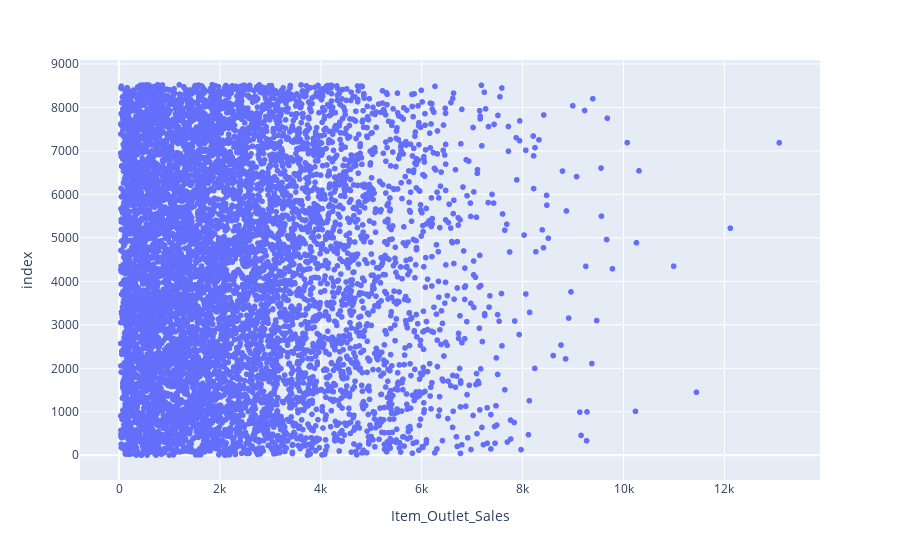

Here is the notebook cell this chart was saved with:
### Markdown cell above
### Analyse du fond

### Code cell
# visualisation de la target ou la variable cible
px.scatter(df, "Item_Outlet_Sales")

### Figure 1 — Plotly figure (JSON) as saved in the notebook; plotly's stock layout.template omitted (floating-point values rounded to 4 significant figures; data arrays with more than 128 entries replaced by an {"elided": "..."} marker saying what was removed)
{"data": [{"hovertemplate": "Item_Outlet_Sales=%{x}<br>index=%{y}<extra></extra>", "legendgroup": "", "marker": {"color": "#636efa", "symbol": "circle"}, "mode": "markers", "name": "", "showlegend": false, "type": "scattergl", "x": {"elided": "8523 float values"}, "xaxis": "x", "y": {"elided": "8523 int values"}, "yaxis": "y"}], "layout": {"legend": {"tracegroupgap": 0}, "margin": {"t": 60}, "xaxis": {"anchor": "y", "domain": [0, 1], "title": {"text": "Item_Outlet_Sales"}}, "yaxis": {"anchor": "x", "domain": [0, 1], "title": {"text": "index"}}}}
